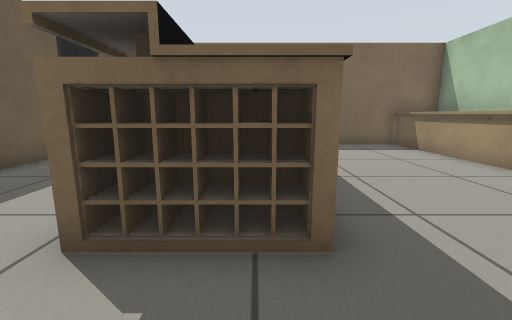
view 1 (above)

15 first-person views from a walk through a robot-simulator world made for Gazebo. The camera is 0.61 m above the floor, tilts 10° down and sees 90° across. The floor is counted in squares, 0.5 m on a side. Each view is taken from the middle of a square. On the plan, view 1 faces up. The plan holds only what a view shows up to about 12 squares ahead; the rest is blank.

view 2
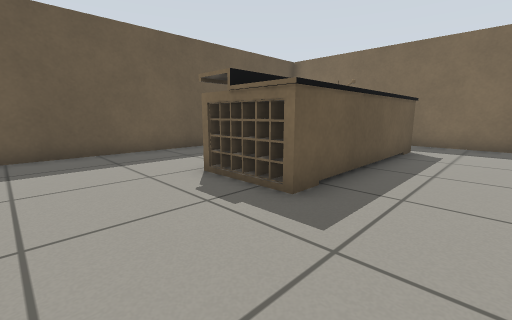

view 3
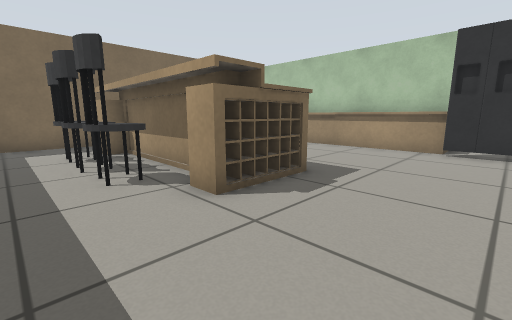

view 4
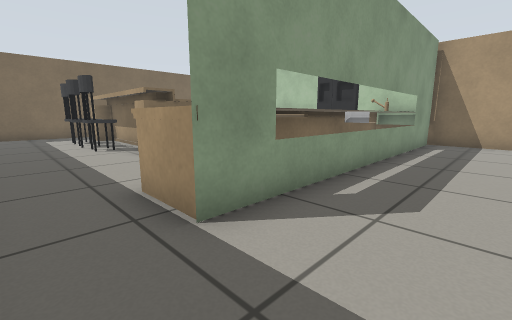

view 5
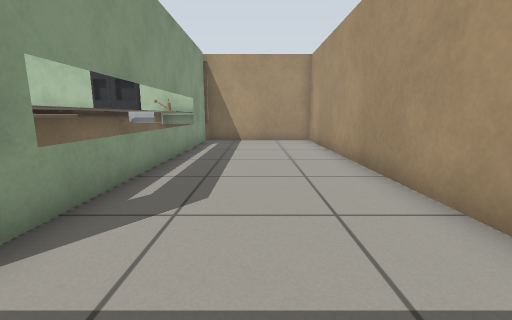

view 6
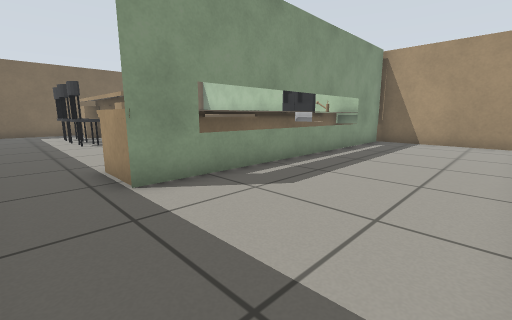

view 7
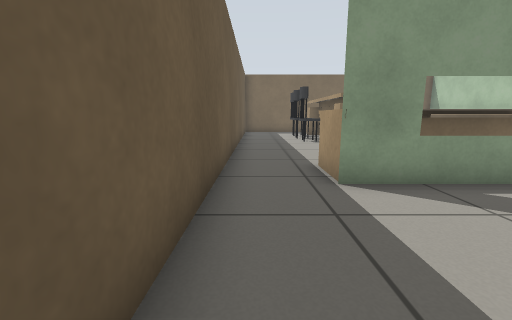

view 8
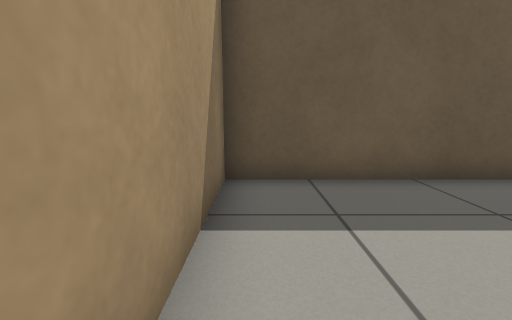

view 9
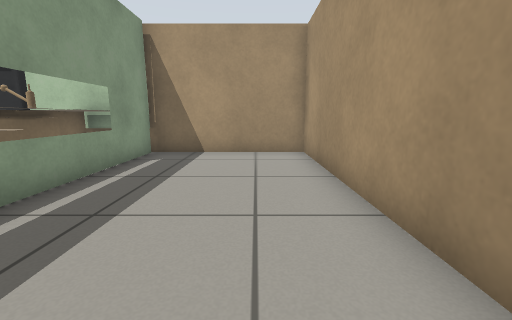

view 10
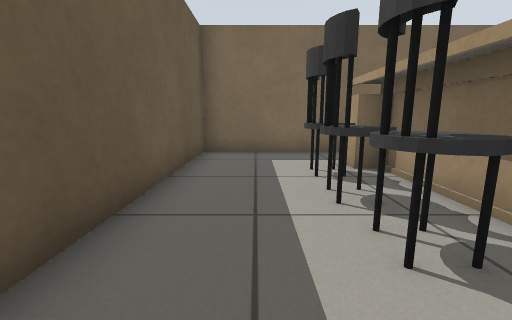

view 11
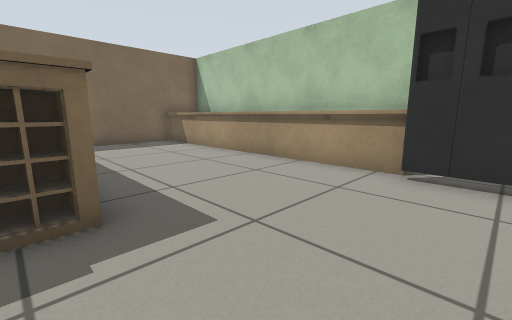

view 12
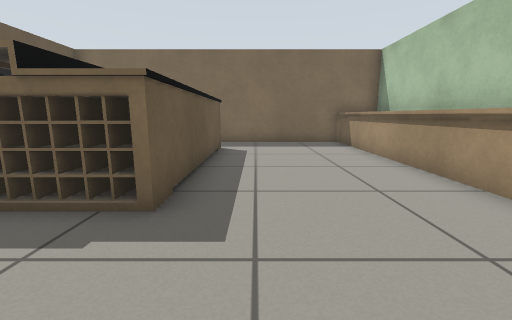

view 13
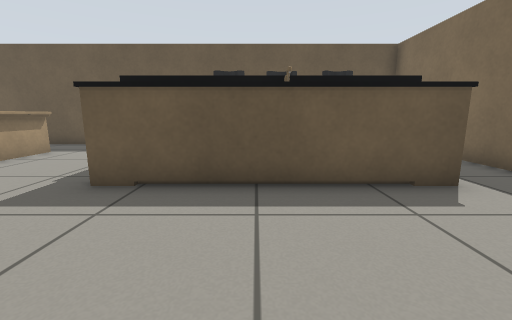

view 14
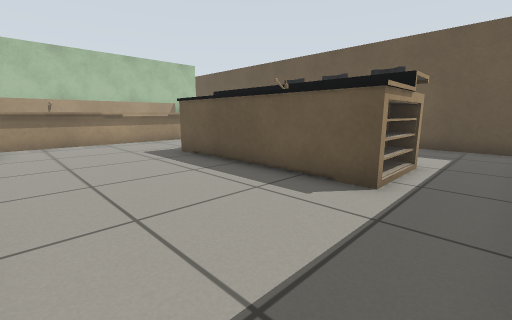

view 15
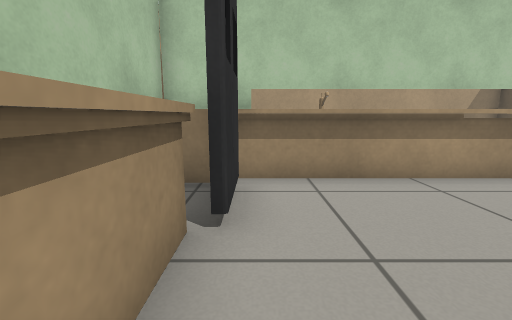

### Floor plan
Ten units are one square. View 1 is at (0, 0); x grows to the right and y downward. Boxes are objects, and circles mark ways between rooms. Rooms are numbered by the first view taken in them; rooms with no view inside come last. Other rooms are left out.
<svg viewBox="-63 -111 143 202">
<path fill="none" stroke="#000" d="M5 -27 -12 -27M2 -28 2 -21M-1 -28 -1 -21M-5 -28 -5 -21M-8 -28 -8 -21M-9 -20 -9 -25M-11 -21 -11 -28M-24 -37 -29 -38 -30 -42M-25 -37 -29 -39M-27 -37 -31 -42M-27 -37 -29 -41 -28 -46M-27 -53 -31 -57M-28 -53 -30 -58M-17 -78 -17 -85 7 -85 7 -21 -17 -21 -17 -30M-29 -71 -30 -74M-30 -72 -31 -73M57 -4 57 -106M-4 19 54 19M53 14 53 -5M-35 17 54 17M-35 19 -17 19M70 -106 -58 -106 -58 16M34 32 32 28M74 36 -35 36 -35 17M-58 16 -58 86 75 86 75 9"/>
<circle cx="-45" cy="25" r="3" fill="#2a7"/>
<text x="10" y="-40">1</text>
<text x="10" y="60">2</text>
</svg>
Room 1 opens to room 2.

Where each view was taken, in squares from view 1:
view 1: 0 up, 0 right, facing up
view 2: 1 down, 3 right, facing up-left
view 3: 1 down, 4 left, facing up-right
view 4: 6 down, 5 left, facing up-right
view 5: 6 down, 5 left, facing right
view 6: 8 down, 5 left, facing up-right
view 7: 8 down, 5 left, facing up
view 8: 8 down, 1 left, facing left
view 9: 7 down, 1 left, facing right
view 10: 2 up, 4 left, facing up
view 11: 1 down, 0 right, facing up-right
view 12: 1 down, 2 right, facing up
view 13: 5 up, 5 right, facing left
view 14: 10 up, 5 right, facing down-left
view 15: 3 up, 5 right, facing down
